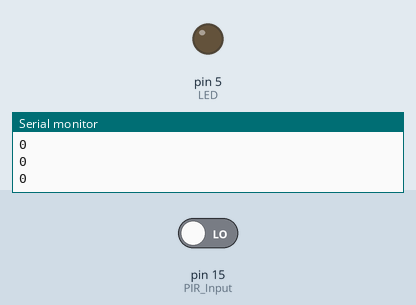
Recording of a sketch running on a simulated Arduino Uno, built with avr-gcc and run on an emulated ATmega328P. Shown: output pins drawn as LEDs (lit = HIGH), the last lines printed to the serial monitor. The inputs (shaded band) are chosen by the test bench; at power-on: pin 15 (PIR_Input) LOW.

Above: at 1.2 s.
1.3 s: pin 15 (PIR_Input) driven HIGH
At 2.0 s:
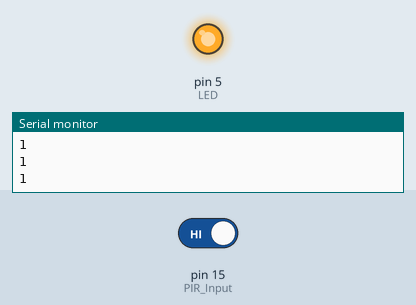
2.8 s: pin 15 (PIR_Input) driven LOW
At 3.3 s:
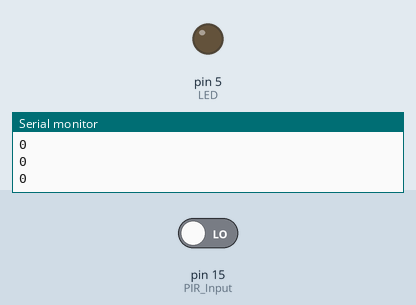
Timing chart, 0 to 5.8 s (numbered marks = the images above; inputs shaded):
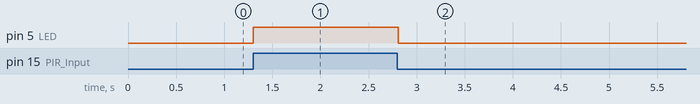

Measured:
- after the input at 1.3 s, pin 5 (LED): LOW → HIGH at once
- after the input at 2.8 s, pin 5 (LED): HIGH → LOW at once

The sketch:

PIR.ino
```cpp
int LED = 5;
int PIR_Input = 15;

void setup() {
  Serial.begin(115200);
  pinMode(PIR_Input, INPUT);
  pinMode(LED, OUTPUT);
}

void loop() {
  digitalWrite(LED, digitalRead(PIR_Input));
  Serial.println(digitalRead(PIR_Input));
  delay(10);

}
```
